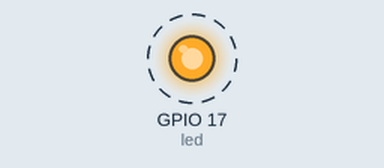
Bench run of a program on a simulated Raspberry Pi (BCM pin numbers). Parts: output pins drawn as LEDs (lit = HIGH). Dashed ring = blinking. At 20.0 s the program stops and its outputs stay as they are.

Above: at 0.5 s.
Timing chart, 0 to 4.6 s (numbered marks = the images above):
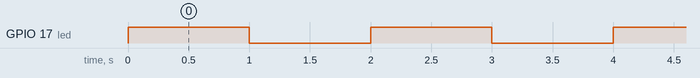

Measured:
- by itself, GPIO 17 (led): alternates HIGH for 1.0 s and LOW for 1.0 s, 20 changes in all, then stays LOW

The program:

led1.py
```python
'''
Switch the led on and off for a given time period.
'''

# Import necessary modules
from gpiozero import LED
from time import sleep

# Create seconds
sec =  10

# Choose pin
pin = 17

# GPIO pin
led = LED(pin)

for i in range(sec):

    # Switch the led on
    led.on()

    # Wait for 1 sec
    sleep(1)

    # Swiitch the led off
    led.off()

    # Wait for 1 sec
    sleep(1)

    # Increment i
    i = i + 1
```
